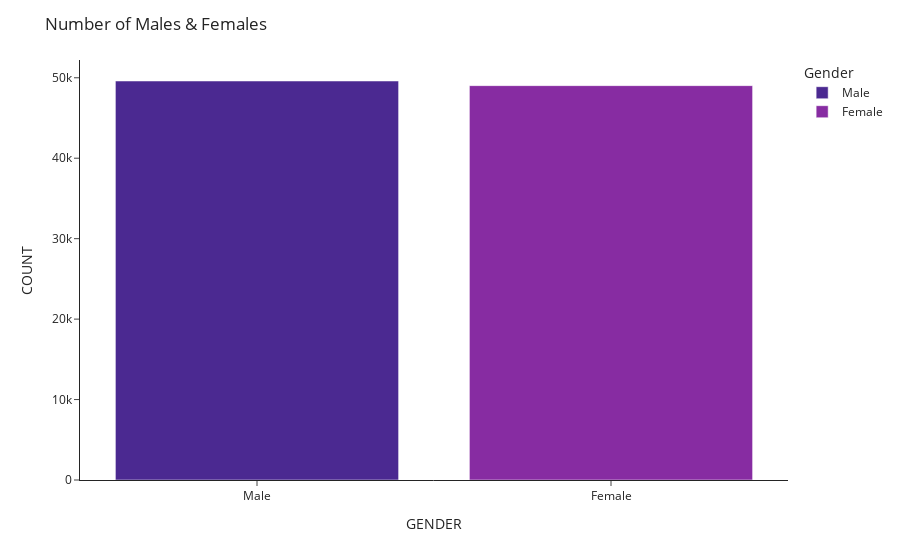

Notebook cell for this chart:
### Code cell
import plotly.express as px

# Bar plot için verilerin hazırlanması
fig = px.bar(
    data1, 
    x='Gender', 
    y='count', 
    color='Gender', 
    color_discrete_sequence=px.colors.sequential.Agsunset,  # Renk paleti
    template='simple_white'  # Arka planı açık yapmak için
)

# Başlıklar ve eksen etiketlerini düzenleme
fig.update_layout(
    title_text='Number of Males & Females',
    xaxis_title='GENDER',
    yaxis_title='COUNT',
    plot_bgcolor='rgba(0,0,0,0)',  # Grafik alanının arka planı şeffaf
    paper_bgcolor='rgba(0,0,0,0)'  # Kağıt arka planını da şeffaf yapar
)

# Grafiği gösterme
fig.show()

### Figure 1 — Plotly figure (JSON) as saved in the notebook; plotly's stock layout.template omitted (floating-point values rounded to 4 significant figures)
{"data": [{"alignmentgroup": "True", "hovertemplate": "Gender=%{x}<br>count=%{y}<extra></extra>", "legendgroup": "Male", "marker": {"color": "rgb(75, 41, 145)", "pattern": {"shape": ""}}, "name": "Male", "offsetgroup": "Male", "orientation": "v", "showlegend": true, "textposition": "auto", "type": "bar", "x": ["Male"], "xaxis": "x", "y": [49598], "yaxis": "y"}, {"alignmentgroup": "True", "hovertemplate": "Gender=%{x}<br>count=%{y}<extra></extra>", "legendgroup": "Female", "marker": {"color": "rgb(135, 44, 162)", "pattern": {"shape": ""}}, "name": "Female", "offsetgroup": "Female", "orientation": "v", "showlegend": true, "textposition": "auto", "type": "bar", "x": ["Female"], "xaxis": "x", "y": [49021], "yaxis": "y"}], "layout": {"autosize": true, "barmode": "relative", "legend": {"title": {"text": "Gender"}, "tracegroupgap": 0}, "margin": {"t": 60}, "paper_bgcolor": "rgba(0, 0, 0, 0)", "plot_bgcolor": "rgba(0, 0, 0, 0)", "title": {"text": "Number of Males & Females"}, "xaxis": {"anchor": "y", "autorange": true, "categoryarray": ["Male", "Female"], "categoryorder": "array", "domain": [0, 1], "range": [-0.5, 1.5], "title": {"text": "GENDER"}, "type": "category"}, "yaxis": {"anchor": "x", "autorange": true, "domain": [0, 1], "range": [0, 52210.0], "title": {"text": "COUNT"}, "type": "linear"}}}
